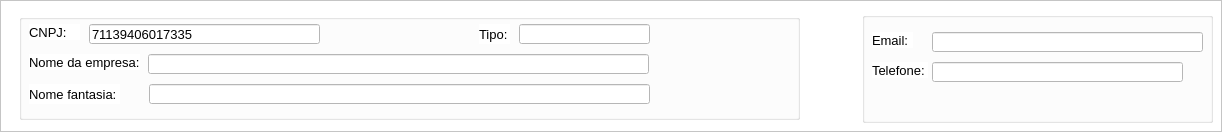
            <widget class="QFrame" name="frame_14">
             <property name="styleSheet">
              <string notr="true">background-color: rgb(255, 255, 255);</string>
             </property>
             <property name="frameShape">
              <enum>QFrame::StyledPanel</enum>
             </property>
             <property name="frameShadow">
              <enum>QFrame::Raised</enum>
             </property>
             <widget class="QGroupBox" name="groupBox">
              <property name="geometry">
               <rect>
                <x>19</x>
                <y>14</y>
                <width>781</width>
                <height>106</height>
               </rect>
              </property>
              <property name="title">
               <string/>
              </property>
              <widget class="QLineEdit" name="nomeFantazia">
               <property name="geometry">
                <rect>
                 <x>130</x>
                 <y>70</y>
                 <width>501</width>
                 <height>20</height>
                </rect>
               </property>
               <property name="font">
                <font>
                 <family>Arial</family>
                 <pointsize>10</pointsize>
                </font>
               </property>
               <property name="styleSheet">
                <string notr="true">background-color: rgb(255, 255, 255);</string>
               </property>
               <property name="text">
                <string/>
               </property>
              </widget>
              <widget class="QLabel" name="label_17">
               <property name="geometry">
                <rect>
                 <x>10</x>
                 <y>70</y>
                 <width>91</width>
                 <height>20</height>
                </rect>
               </property>
               <property name="font">
                <font>
                 <family>Arial</family>
                 <pointsize>10</pointsize>
                </font>
               </property>
               <property name="text">
                <string>Nome fantasia:</string>
               </property>
              </widget>
              <widget class="QLabel" name="label_16">
               <property name="geometry">
                <rect>
                 <x>10</x>
                 <y>40</y>
                 <width>111</width>
                 <height>16</height>
                </rect>
               </property>
               <property name="font">
                <font>
                 <family>Arial</family>
                 <pointsize>10</pointsize>
                </font>
               </property>
               <property name="text">
                <string>Nome da empresa:</string>
               </property>
              </widget>
              <widget class="QLineEdit" name="nomeEmpresa">
               <property name="geometry">
                <rect>
                 <x>129</x>
                 <y>40</y>
                 <width>501</width>
                 <height>20</height>
                </rect>
               </property>
               <property name="font">
                <font>
                 <family>Arial</family>
                 <pointsize>10</pointsize>
                </font>
               </property>
               <property name="styleSheet">
                <string notr="true">background-color: rgb(255, 255, 255);</string>
               </property>
               <property name="text">
                <string/>
               </property>
              </widget>
              <widget class="QPushButton" name="consultar_cnpj">
               <property name="geometry">
                <rect>
                 <x>310</x>
                 <y>10</y>
                 <width>41</width>
                 <height>21</height>
                </rect>
               </property>
               <property name="font">
                <font>
                 <pointsize>10</pointsize>
                 <weight>75</weight>
                 <bold>true</bold>
                </font>
               </property>
               <property name="cursor">
                <cursorShape>PointingHandCursor</cursorShape>
               </property>
               <property name="mouseTracking">
                <bool>false</bool>
               </property>
               <property name="tabletTracking">
                <bool>false</bool>
               </property>
               <property name="focusPolicy">
                <enum>Qt::NoFocus</enum>
               </property>
               <property name="acceptDrops">
                <bool>true</bool>
               </property>
               <property name="toolTip">
                <string>Consultar CNPJ</string>
               </property>
               <property name="statusTip">
                <string/>
               </property>
               <property name="accessibleName">
                <string/>
               </property>
               <property name="accessibleDescription">
                <string/>
               </property>
               <property name="layoutDirection">
                <enum>Qt::LeftToRight</enum>
               </property>
               <property name="autoFillBackground">
                <bool>false</bool>
               </property>
               <property name="styleSheet">
                <string notr="true">background-color: rgb(85, 170, 255);</string>
               </property>
               <property name="inputMethodHints">
                <set>Qt::ImhNone</set>
               </property>
               <property name="text">
                <string/>
               </property>
               <property name="icon">
                <iconset>
                 <normaloff>../Imagens/lupa.ico</normaloff>../Imagens/lupa.ico</iconset>
               </property>
               <property name="iconSize">
                <size>
                 <width>23</width>
                 <height>30</height>
                </size>
               </property>
               <property name="shortcut">
                <string/>
               </property>
               <property name="checkable">
                <bool>false</bool>
               </property>
               <property name="checked">
                <bool>false</bool>
               </property>
               <property name="autoRepeat">
                <bool>false</bool>
               </property>
               <property name="autoExclusive">
                <bool>false</bool>
               </property>
               <property name="autoDefault">
                <bool>true</bool>
               </property>
               <property name="default">
                <bool>false</bool>
               </property>
               <property name="flat">
                <bool>true</bool>
               </property>
              </widget>
              <widget class="QLabel" name="label_91">
               <property name="geometry">
                <rect>
                 <x>10</x>
                 <y>10</y>
                 <width>51</width>
                 <height>16</height>
                </rect>
               </property>
               <property name="font">
                <font>
                 <family>Arial</family>
                 <pointsize>10</pointsize>
                </font>
               </property>
               <property name="text">
                <string>CNPJ:</string>
               </property>
              </widget>
              <widget class="QLineEdit" name="cnpj_consulta">
               <property name="geometry">
                <rect>
                 <x>70</x>
                 <y>10</y>
                 <width>231</width>
                 <height>20</height>
                </rect>
               </property>
               <property name="font">
                <font>
                 <pointsize>10</pointsize>
                </font>
               </property>
               <property name="styleSheet">
                <string notr="true">background-color: rgb(255, 255, 255);</string>
               </property>
               <property name="text">
                <string>71139406017335</string>
               </property>
              </widget>
              <widget class="QLineEdit" name="tipo_cnpj">
               <property name="geometry">
                <rect>
                 <x>500</x>
                 <y>10</y>
                 <width>131</width>
                 <height>20</height>
                </rect>
               </property>
               <property name="font">
                <font>
                 <pointsize>10</pointsize>
                </font>
               </property>
               <property name="styleSheet">
                <string notr="true">background-color: rgb(255, 255, 255);</string>
               </property>
               <property name="text">
                <string/>
               </property>
              </widget>
              <widget class="QLabel" name="label_92">
               <property name="geometry">
                <rect>
                 <x>460</x>
                 <y>10</y>
                 <width>31</width>
                 <height>20</height>
                </rect>
               </property>
               <property name="font">
                <font>
                 <family>Arial</family>
                 <pointsize>10</pointsize>
                </font>
               </property>
               <property name="text">
                <string>Tipo:</string>
               </property>
              </widget>
             </widget>
             <widget class="QGroupBox" name="groupBox_26">
              <property name="geometry">
               <rect>
                <x>862</x>
                <y>12</y>
                <width>351</width>
                <height>111</height>
               </rect>
              </property>
              <property name="title">
               <string/>
              </property>
              <widget class="QLineEdit" name="telefoneEmpresa">
               <property name="geometry">
                <rect>
                 <x>70</x>
                 <y>50</y>
                 <width>251</width>
                 <height>20</height>
                </rect>
               </property>
               <property name="font">
                <font>
                 <family>Arial</family>
                 <pointsize>10</pointsize>
                </font>
               </property>
               <property name="styleSheet">
                <string notr="true">background-color: rgb(255, 255, 255);</string>
               </property>
               <property name="text">
                <string/>
               </property>
              </widget>
              <widget class="QLabel" name="label_72">
               <property name="geometry">
                <rect>
                 <x>10</x>
                 <y>20</y>
                 <width>41</width>
                 <height>16</height>
                </rect>
               </property>
               <property name="font">
                <font>
                 <family>Arial</family>
                 <pointsize>10</pointsize>
                </font>
               </property>
               <property name="text">
                <string>Email:</string>
               </property>
              </widget>
              <widget class="QLineEdit" name="emailEmpresa">
               <property name="geometry">
                <rect>
                 <x>70</x>
                 <y>20</y>
                 <width>271</width>
                 <height>20</height>
                </rect>
               </property>
               <property name="font">
                <font>
                 <family>Arial</family>
                 <pointsize>10</pointsize>
                </font>
               </property>
               <property name="styleSheet">
                <string notr="true">background-color: rgb(255, 255, 255);</string>
               </property>
               <property name="text">
                <string/>
               </property>
              </widget>
              <widget class="QLabel" name="label_59">
               <property name="geometry">
                <rect>
                 <x>10</x>
                 <y>50</y>
                 <width>56</width>
                 <height>16</height>
                </rect>
               </property>
               <property name="font">
                <font>
                 <family>Arial</family>
                 <pointsize>10</pointsize>
                </font>
               </property>
               <property name="text">
                <string>Telefone:</string>
               </property>
              </widget>
             </widget>
            </widget>
